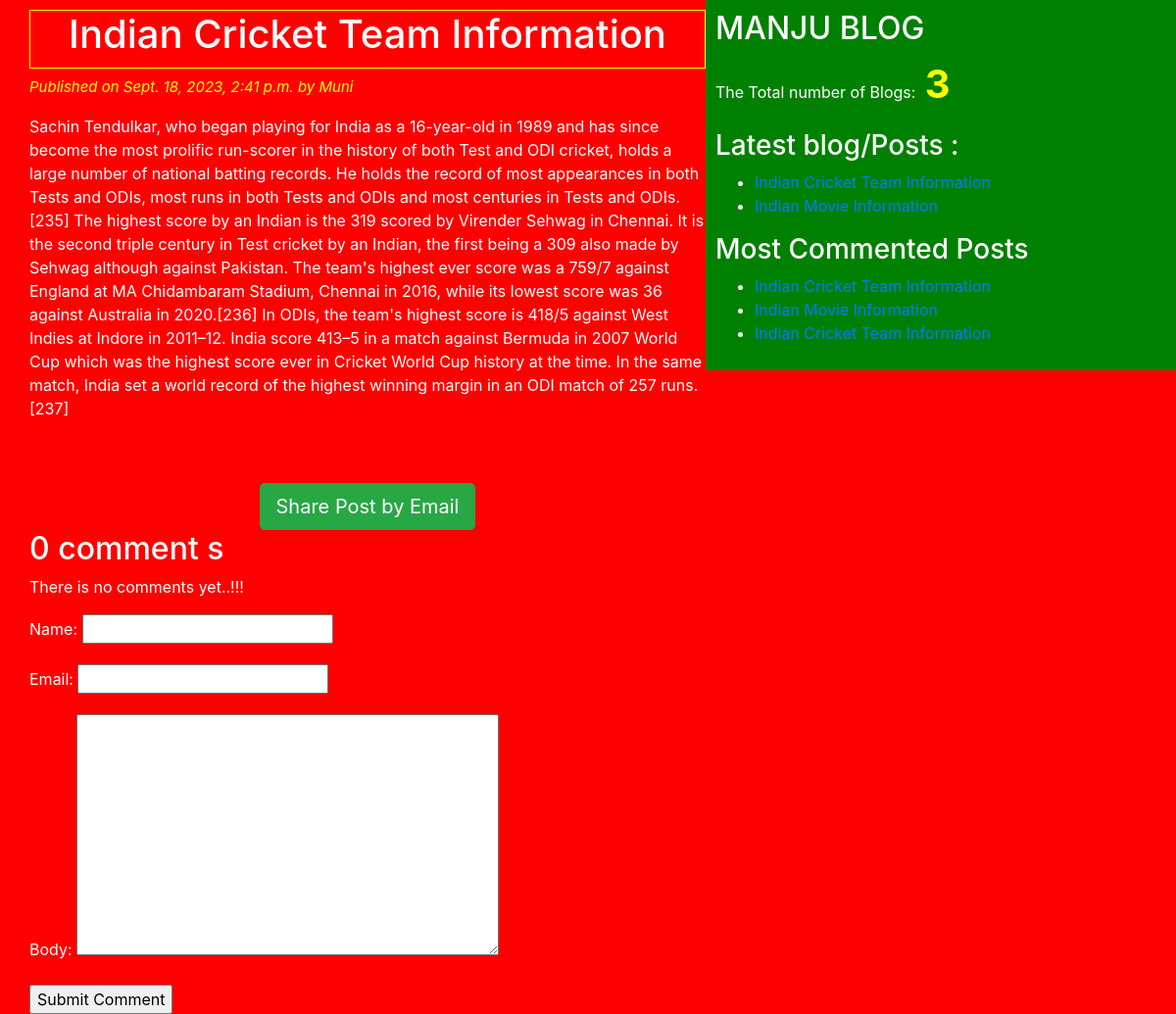
The page /2023/09/18/indian-cricket-team-information/ on the database its author committed.
### blogapp/models.py (models this page shows, shortened)
class Post(models.Model):
	STATUS_CHOICES= (('draft','Draft'),('published','published'))
	title=models.CharField(max_length=50)
	slug=models.SlugField(max_length=50,unique_for_date='publish')
	author=models.ForeignKey(User, related_name = 'blog_posts',on_delete=models.CASCADE)
	body=models.TextField()
	publish=models.DateTimeField(default=timezone.now)
	created=models.DateTimeField(auto_now_add=True)
	updated=models.DateTimeField(auto_now=True)
	status=models.CharField(max_length=50,choices=STATUS_CHOICES,default='draft')
	objects=CustomManager()
	tags=TaggableManager()
	class Meta:
		ordering=('-publish',)
	def get_absolute_url(self):
		return reverse('post_detail',args=[self.publish.year,self.publish.strftime('%m'),self.publish.strftime('%d'),self.slug])

### blogapp/views.py (the view)
# urls.py: re_path(r'^(?P<year>\d{4})/(?P<month>\d{2})/(?P<day>\d{2})/(?P<post>[-\w]+)/$',views.post_detail_view, name='post_detail'),
def post_detail_view(request,year,month,day,post):
	post=get_object_or_404(Post,slug=post,status='published',publish__year=year,publish__month=month,publish__day=day)
	comments=post.comments.filter(active=True)
	csubmit=False
	if request.method=='POST':
		form=CommentForm(request.POST)
		if form.is_valid():
			new_comment=form.save(commit=False)
			new_comment.post=post
			new_comment.save()
			csubmit=True
	else:
		form=CommentForm()
	my_dict={'post':post,'form':form,'csubmit':csubmit,'comments':comments}
	return render(request=request,template_name='blogapp/post_detail.html',context=my_dict)

### blogapp/forms.py
class CommentForm(forms.ModelForm):
	class Meta:
		model=Comment
		fields=('name','email','body')

### blogapp/models.py (called while the page is built)
	def get_queryset(self):
		return super().get_queryset().filter(status='published')

### blogapp/templatetags/blog_tags.py (called while the page is built)
@register.simple_tag(name='my_tag')
def total_posts():
	return Post.objects.count()

@register.inclusion_tag('blogapp/latest_posts.html')
def show_latest_posts():
	latest_posts=Post.objects.order_by('-publish')[:2]
	return {'latest_posts':latest_posts}

@register.simple_tag()
def get_most_commented_posts(count=3):
	return Post.objects.annotate(total_comments=Count('comments')).order_by('-total_comments')[:count]

### templates/blogapp/post_detail.html (shortened to what this page needs)
{% extends "blogapp/base.html" %}
{% block content_block %}
<h1>{{post.title}}</h1>
<p id="date">Published on {{post.publish}} by {{post.author|title}}</p>
{{post.body|linebreaks}}
<br><br>
<div class="container" align="center">
	<a href="/{{post.id}}/share" class="btn btn-lg btn-success">Share Post by Email </a>
</div>
{% with comments.count as comments_count %}
<h2>{{comments_count}} comment {{comments_count|pluralize}}</h2>
{% endwith %}
{% if comments %}
{% for comment in comments %}
<p id="ch">Comment {{  forloop.counter }} by {{ comment.name }} on {{ comment.created }}</p>
<div class="cb">
	{{ comment.body|linebreaks }}
</div>
{% endfor %}
{% else %}
<p>There is no comments yet..!!!</p>
{% endif %}
{% if csubmit %}
<h2>Your comments added successfully</h2>
{% else %}
<form method="POST">
	{{form.as_p}}
	<input type="submit" name="" value="Submit Comment">
</form>
{% endif %}
{% endblock content_block %}

### templates/blogapp/base.html (shortened to what this page needs)
<!DOCTYPE html>
{% load static %}
{% load blog_tags %}
<html lang="en" dir="ltr">
<head>
	<link rel="stylesheet" href="https://cdn.jsdelivr.net/npm/bootstrap@4.0.0/dist/css/bootstrap.min.css">
	<link rel="stylesheet" type="text/css" href="{% static "css/blogapp/blog.css" %}" >
	</head>
	<body>
		<div  class="content">
			{% block content_block %}
			{% endblock content_block %}
		</div>
		<div class="sidebar">
			<h2>MANJU BLOG</h2>
			<p>The Total number of Blogs:<span id="pcount"> {% my_tag %} </span> </p>
			<h3>Latest blog/Posts :</h3>{% show_latest_posts %}
			<h3>Most Commented Posts</h3>
			{% get_most_commented_posts as m_c_p %}
			<ul>
				{% for post in m_c_p %}
				<li><a href="{{post.get_absolute_url}}">{{post.title}}</a></li>
				{% endfor %}
			</ul>
		</div>
	</body>
</html>

### templates/blogapp/latest_posts.html
<ul>
	{% for post in latest_posts %}
	<li><a href="{{ post.get_absolute_url }}">{{ post.title }}</a></li>
	{% endfor %}
</ul>

### static/css/blogapp/blog.css (style rules this page uses)
.content { width:60%; float:left; padding: 10px 0 0 30px; background:red; height:100%; }
.sidebar { width:40%; float:right; padding: 10px; background:green; height:100%; }
h1 { text-align: center; border:1px solid yellow; padding-bottom: 10px; }
body { color: white; background:red; }
#date { color: yellow; font-size: 15px; font-style: italic; }
#pcount { font-size: 40px; color: yellow; font-weight: bold; }

### rows shown on the page
Post: title "Indian Cricket Team Information", publish "Sept. 18, 2023, 2:41 p.m.", author "Muni", body "Sachin Tendulkar, who began playing for India as a 16-year-old in 1989 and has since become the most prolific run-scorer in the history of both Test and ODI cricket, holds a large number of national batting records. He holds the record of most appearances in both Tests and ODIs, most runs in both Tests and ODIs and most centuries in Tests and ODIs.[235] The highest score by an Indian is the 319 scored by Virender Sehwag in Chennai. It is the second triple century in Test cricket by an Indian, the first being a 309 also made by Sehwag although against Pakistan. The team's highest ever score was a 759/7 against England at MA Chidambaram Stadium, Chennai in 2016, while its lowest score was 36…"
Post: title "Indian Cricket Team Information"
Post: title "Indian Movie Information"

### other values the page prints
{{ comments_count }} "0"
